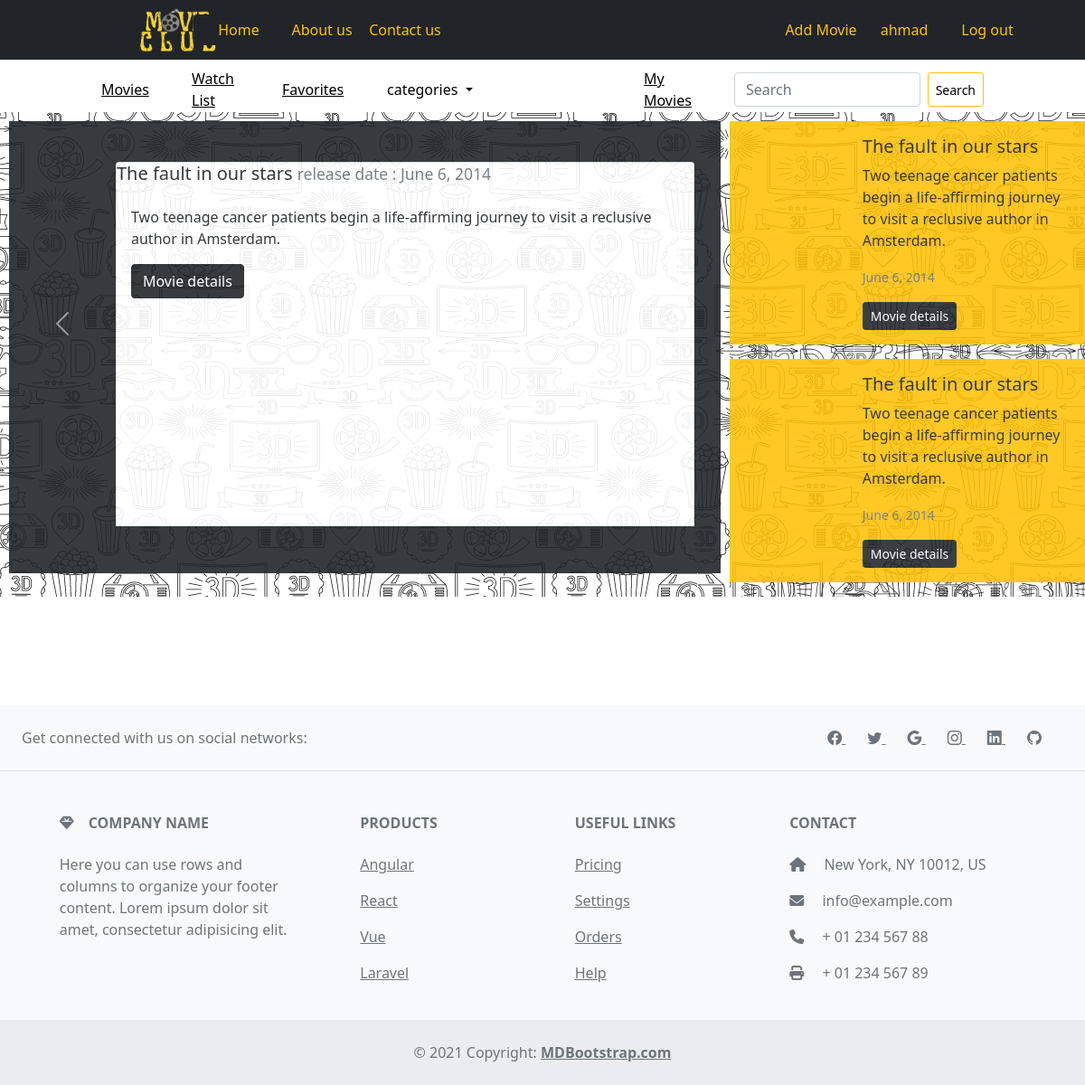
Screenshot of / (signed in) with the database file from the repository.
### login_app/models.py (models this page shows)
class User(models.Model):
    first_name = models.CharField(max_length=45)
    last_name = models.CharField(max_length=45)
    email = models.CharField(max_length=255)
    password = models.CharField(max_length=100)
    created_at = models.DateTimeField(auto_now_add=True)
    updated_at = models.DateTimeField(auto_now=True)
    objects = UserManager()

### movie_app/models.py (models this page shows, shortened)
class Movie(models.Model):
    title = models.CharField(max_length=255)
    release_date = models.DateField(null = True)
    desc = models.TextField()
    trailer_url = models.URLField(max_length=300)
    added_by = models.ForeignKey(User, related_name="added_movies", on_delete = models.CASCADE)
    liked_by = models.ManyToManyField(User, related_name="favorites")
    to_watch_by = models.ManyToManyField(User, related_name="movies_to_watch")
    categories = models.ManyToManyField(Category, related_name="movies")
    uplode_image = models.ImageField(null = True , blank = True , upload_to='images/')
    created_at = models.DateTimeField(auto_now_add=True)
    updated_at = models.DateTimeField(auto_now=True)
    objects = MovieManager()

### movie_app/views.py (the view)
# urls.py: path('', views.main),
def main(request):
    if "term" in request.GET:
        sr = Movie.objects.filter(title__contains = request.GET.get('term'))
        titles = []
        for movie in sr:
            titles.append(movie.title)
        return JsonResponse(titles, safe=False)
    if 'userid' in request.session:
        context = {
        'all_movies' : Movie.objects.all().order_by('-release_date')[:2],
        'first_movies' : Movie.objects.all().order_by('-release_date')[0],
        'this_user' : User.objects.get(id=request.session['userid'])
        }
        return render(request,"main_page.html" , context)
    else :
        context = {
            'all_movies' : Movie.objects.all().order_by('-release_date')
        }
        return render(request,"main_page.html" , context)

### movie_app/templates/main_page.html (shortened to what this page needs)
<!DOCTYPE html>
<html lang="en">
<head>
    <link rel="stylesheet" href="https://cdn.jsdelivr.net/npm/bootstrap-icons@1.8.1/font/bootstrap-icons.css">
    {% load static %}
    <link rel="stylesheet" href="{% static 'css/main_page.css' %}?201812">
    <link href="https://cdn.jsdelivr.net/npm/bootstrap@5.0.2/dist/css/bootstrap.min.css" rel="stylesheet"
>
    <link rel="stylesheet" href="//code.jquery.com/ui/1.13.1/themes/base/jquery-ui.css">
</head>
<body>
    <header>
        <div class="container-fluid mb-2">
            <div class="row  head align-items-center justify-content-center px-5 py-2">
                <div class="col-1">
                    <img src="../static/img/project_logo1.png" alt="Movies House" height="50px">
                </div>
                <div class="col-1">
                    <a href="#" class="btn btn-dark btn-sm ms-3" style="color: #ffc107; font-size:16px;">Home</a>
                </div>
                <div class="col-1">
                    <a href="#" class="btn btn-dark btn-sm ms-3" style="color: #ffc107; font-size:16px;">About us</a>
                </div>
                <div class="col-5">
                    <a href="#" class="btn btn-dark btn-sm ms-3" style="color: #ffc107; font-size:16px;">Contact us</a>
                </div>
                {% if 'from' in request.session %}
                <div class="col-1">
                    <a href="/adding_form" class="btn outline-warning btn-sm ms-3"
                        style="color: #ffc107; font-size:16px;">Add Movie</a>
                </div>
                <div class="col-1">
                    <a href="#" class="btn outline-warning btn-sm ms-3"
                        style="color: #ffc107; font-size:16px;">{{this_user.first_name}}</a>
                </div>
                <div class="col-1">
                    <a href="/logout" class="btn outline-warning btn-sm ms-3"
                        style="color: #ffc107; font-size:16px;">Log out</a>
                </div>
                {% endif %}
            </div>
        </div>
    </header>
    <nav>
        <div class="container-fluid">
            <div class="row  head align-items-center justify-content-center" style="height: 50px;">
                {% if 'from' in request.session %}
                <div class="col-1">
                    <a href="/" style="color: black; font-size:16px;">Movies</a>
                </div>
                <div class="col-1 watch">
                    <a href="/watch_list" style="color: black; font-size:16px;">Watch List</a>
                </div>
                <div class="col-1">
                    <a href="/favorite" style="color: black; font-size:16px;">Favorites</a>
                </div>
                <div class="nav-item dropdown col-3">
                    <a class="nav-link dropdown-toggle" href="#" role="button" data-bs-toggle="dropdown"
                        style="color: black;font-size:16px">
                        categories
                    </a>
                </div>
                <div class="col-1 watch">
                    <a href="/my_movies" style="color: black; font-size:16px;">My Movies</a>
                </div>
                <form class="d-flex col-3" action="/movies/search" method="post">
                    <input class="form-control me-2" type="search" placeholder="Search" aria-label="Search"
                        name="search" id="movie_title">
                    <button class="btn btn-outline-warning btn-sm" type="submit" style="color:black;">Search</button>
                </form>
                {% endif %}
            </div>
        </div>
    </nav>
    <main>
        <div class="main_container">
            <div class="slid_container">
                <div id="carouselExampleControls" class="carousel slide" data-bs-ride="carousel">
                    <div class="carousel-inner">
                        <div class="carousel-item active">
                            <div class="card" style="width: 40rem; height: 28rem;">
                                <h5 class="card-title">{{first_movies.title}} <small class="text-muted">release date :
                                    {{first_movies.release_date}}</small></h5>
                                <div class="card-body">
                                    <p class="card-text">{{first_movies.desc}}</p>
                                        <a href="/movie/{{first_movies.id}}" class="btn btn-dark">Movie details</a>
                                </div>
                            </div>
                        </div>
                    </div>
                    <button class="carousel-control-prev" type="button" data-bs-target="#carouselExampleControls"
                        data-bs-slide="prev">
                        <span class="carousel-control-prev-icon" aria-hidden="true"></span>
                    </button>
                    <button class="carousel-control-next" type="button" data-bs-target="#carouselExampleControls"
                        data-bs-slide="next">
                        <span class="carousel-control-next-icon" aria-hidden="true"></span>
                    </button>
                </div>
            </div>
            <div class="sid_bar">
                {% for movie in all_movies %}
                <div class="card1 mb-3" style="max-width: 540px;">
                    <div class="row g-0">
                        <div class="col-md-4" style="background-color: #ffc107;">
                        </div>
                        <div class="col-md-8" style="background-color: #ffc107;">
                            <div class="card-body" style="max-height: 250px; overflow: auto;">
                                <h5 class="card-title">{{movie.title}}</h5>
                                <p class="card-text" style="max-height: 100px; overflow: auto;">{{movie.desc}}</p>
                                <p class="card-text"><small class="text-muted">{{movie.release_date}}</small></p>
                                <a href="/movie/{{movie.id}}" class="btn btn-sm btn-dark">Movie details</a>
                            </div>
                        </div>
                    </div>
                </div>
                {% endfor %}
            </div>
        </div>
    </main>
    <footer class="text-center text-lg-start bg-light text-muted" style="margin-top: 120px;">
        <section class="d-flex justify-content-center justify-content-lg-between p-4 border-bottom">
            <div class="me-5 d-none d-lg-block">
                <span>Get connected with us on social networks:</span>
            </div>
            <div>
                <a href="" class="me-4 text-reset">
                    <i class="bi bi-facebook"></i>
                </a>
                <a href="" class="me-4 text-reset">
                    <i class="bi bi-twitter"></i>
                </a>
                <a href="" class="me-4 text-reset">
                    <i class="bi bi-google"></i>
                </a>
                <a href="" class="me-4 text-reset">
                    <i class="bi bi-instagram"></i>
                </a>
                <a href="" class="me-4 text-reset">
                    <i class="bi bi-linkedin"></i>
                </a>
                <a href="" class="me-4 text-reset">
                    <i class="bi bi-github"></i>
                </a>
            </div>
        </section>
        <section class="">
            <div class="container text-center text-md-start mt-5">
                <div class="row mt-3">
                    <div class="col-md-3 col-lg-4 col-xl-3 mx-auto mb-4">
                        <h6 class="text-uppercase fw-bold mb-4">
                            <i class="fas fa-gem me-3"></i>Company name
                        </h6>
                        <p>
                            Here you can use rows and columns to organize your footer content. Lorem ipsum
                            dolor sit amet, consectetur adipisicing elit.
                        </p>
                    </div>
                    <div class="col-md-2 col-lg-2 col-xl-2 mx-auto mb-4">
                        <h6 class="text-uppercase fw-bold mb-4">
                            Products
                        </h6>
                        <p>
                            <a href="#!" class="text-reset">Angular</a>
                        </p>
                        <p>
                            <a href="#!" class="text-reset">React</a>
                        </p>
                        <p>
                            <a href="#!" class="text-reset">Vue</a>
                        </p>
                        <p>
                            <a href="#!" class="text-reset">Laravel</a>
                        </p>
                    </div>
                    <div class="col-md-3 col-lg-2 col-xl-2 mx-auto mb-4">
                        <h6 class="text-uppercase fw-bold mb-4">
                            Useful links
                        </h6>
                        <p>
                            <a href="#!" class="text-reset">Pricing</a>
                        </p>
                        <p>
                            <a href="#!" class="text-reset">Settings</a>
                        </p>
                        <p>
                            <a href="#!" class="text-reset">Orders</a>
                        </p>
                        <p>
                            <a href="#!" class="text-reset">Help</a>
                        </p>
                    </div>
                    <div class="col-md-4 col-lg-3 col-xl-3 mx-auto mb-md-0 mb-4">
                        <h6 class="text-uppercase fw-bold mb-4">
                            Contact
                        </h6>
                        <p><i class="fas fa-home me-3"></i> New York, NY 10012, US</p>
                        <p>
                            <i class="fas fa-envelope me-3"></i>
                            info@example.com
                        </p>
                        <p><i class="fas fa-phone me-3"></i> + 01 234 567 88</p>
                        <p><i class="fas fa-print me-3"></i> + 01 234 567 89</p>
                    </div>
                </div>
            </div>
        </section>
        <div class="text-center p-4" style="background-color: rgba(0, 0, 0, 0.05);">
            © 2021 Copyright:
            <a class="text-reset fw-bold" href="https://mdbootstrap.com/">MDBootstrap.com</a>
        </div>
    </footer>
</body>
</html>

### movie_app/static/css/main_page.css (style rules this page uses)
* { margin: 0; padding: 0; }
header { background-color: #212529; }
header a { width: 100px; font-size: 18px; text-decoration: none; }
.main_container { background-image: url("/static/css/Beauty_Skincare_Neutral_Website.png"); }
.slid_container { background-color: #212529; margin: 10px; }
.carousel-item { height: inherit; }
.carousel-inner { display: flex; justify-content: center; height: inherit; }
.carousel-item { position: relative; height: inherit; }
.card { position: absolute; right: 35%; width: 40%; top: 10%; }
.main_container { display: flex; height: auto; }
.sid_bar { flex: 3; background-image: url("static/css/Beauty_Skincare_Neutral_Website.png"); margin-top: 10px; opacity: 0.88; }
.slid_container { flex: 6; height: 500px; opacity: 0.9; }

### rows the page displays
User: first_name "ahmad"
Movie: title "The fault in our stars", release_date "June 6, 2014", desc "Two teenage cancer patients begin a life-affirming journey to visit a reclusive author in Amsterdam."
Movie: title "The fault in our stars", desc "Two teenage cancer patients begin a life-affirming journey to visit a reclusive author in Amsterdam.", release_date "June 6, 2014"
